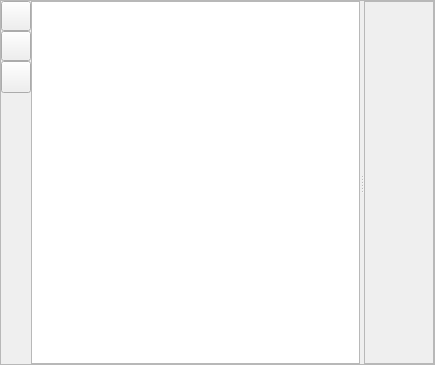
<?xml version="1.0" encoding="UTF-8"?>
<ui version="4.0">
 <class>FGEEditMeshForm</class>
 <widget class="QWidget" name="FGEEditMeshForm">
  <property name="geometry">
   <rect>
    <x>0</x>
    <y>0</y>
    <width>435</width>
    <height>365</height>
   </rect>
  </property>
  <property name="windowTitle">
   <string>Form</string>
  </property>
  <property name="styleSheet">
   <string notr="true">QGroupBox {
    border: 1px solid ;
	border-color: rgb(156, 156, 156);
    margin-top: 10px;
    font-size: 14px;
    border-radius: 3px;
}

QGroupBox::title {
	top:0px;
	left : 15px;
    subcontrol-origin: margin;
    subcontrol-position: top left;
    padding: 0px 2px;
}</string>
  </property>
  <layout class="QGridLayout" name="gridLayout_2">
   <property name="leftMargin">
    <number>0</number>
   </property>
   <property name="topMargin">
    <number>0</number>
   </property>
   <property name="rightMargin">
    <number>0</number>
   </property>
   <property name="bottomMargin">
    <number>0</number>
   </property>
   <property name="spacing">
    <number>0</number>
   </property>
   <item row="0" column="0">
    <widget class="QFrame" name="frame">
     <property name="frameShape">
      <enum>QFrame::StyledPanel</enum>
     </property>
     <property name="frameShadow">
      <enum>QFrame::Raised</enum>
     </property>
     <layout class="QHBoxLayout" name="horizontalLayout">
      <property name="spacing">
       <number>0</number>
      </property>
      <property name="leftMargin">
       <number>0</number>
      </property>
      <property name="topMargin">
       <number>0</number>
      </property>
      <property name="rightMargin">
       <number>0</number>
      </property>
      <property name="bottomMargin">
       <number>0</number>
      </property>
      <item>
       <widget class="QWidget" name="widget" native="true">
        <property name="minimumSize">
         <size>
          <width>30</width>
          <height>0</height>
         </size>
        </property>
        <property name="maximumSize">
         <size>
          <width>30</width>
          <height>16777215</height>
         </size>
        </property>
        <property name="styleSheet">
         <string notr="true">QRadioButton::indicator {
 	subcontrol-position: top; 
}</string>
        </property>
        <widget class="QPushButton" name="pushButton">
         <property name="geometry">
          <rect>
           <x>0</x>
           <y>0</y>
           <width>30</width>
           <height>30</height>
          </rect>
         </property>
         <property name="text">
          <string/>
         </property>
         <property name="icon">
          <iconset resource="../../../icons.qrc">
           <normaloff>:/Icons/svg/edit_mode_points.svg</normaloff>:/Icons/svg/edit_mode_points.svg</iconset>
         </property>
        </widget>
        <widget class="QPushButton" name="pushButton_2">
         <property name="geometry">
          <rect>
           <x>0</x>
           <y>30</y>
           <width>30</width>
           <height>30</height>
          </rect>
         </property>
         <property name="text">
          <string/>
         </property>
         <property name="icon">
          <iconset resource="../../../icons.qrc">
           <normaloff>:/Icons/svg/edit_mode_lines.svg</normaloff>:/Icons/svg/edit_mode_lines.svg</iconset>
         </property>
        </widget>
        <widget class="QPushButton" name="pushButton_3">
         <property name="geometry">
          <rect>
           <x>0</x>
           <y>60</y>
           <width>30</width>
           <height>32</height>
          </rect>
         </property>
         <property name="text">
          <string/>
         </property>
         <property name="icon">
          <iconset resource="../../../icons.qrc">
           <normaloff>:/Icons/svg/edit_mode_faces.svg</normaloff>:/Icons/svg/edit_mode_faces.svg</iconset>
         </property>
        </widget>
       </widget>
      </item>
      <item>
       <widget class="QSplitter" name="splitter">
        <property name="orientation">
         <enum>Qt::Horizontal</enum>
        </property>
        <widget class="QTreeWidget" name="treeWidget">
         <attribute name="headerVisible">
          <bool>false</bool>
         </attribute>
         <column>
          <property name="text">
           <string>1</string>
          </property>
         </column>
        </widget>
        <widget class="QScrollArea" name="scrollArea">
         <property name="widgetResizable">
          <bool>true</bool>
         </property>
         <widget class="QWidget" name="scrollAreaWidgetContents">
          <property name="geometry">
           <rect>
            <x>0</x>
            <y>0</y>
            <width>73</width>
            <height>361</height>
           </rect>
          </property>
         </widget>
        </widget>
       </widget>
      </item>
     </layout>
    </widget>
   </item>
  </layout>
 </widget>
 <resources>
  <include location="../../../icons.qrc"/>
 </resources>
 <connections/>
</ui>
